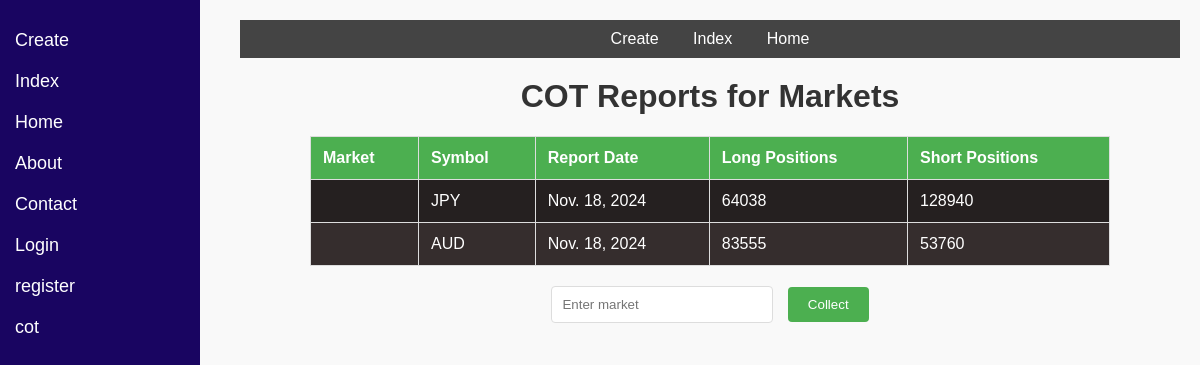
Screenshot of /cot/ with the database file from the repository.
### main/models.py (models this page shows, shortened)
class COTReport(models.Model):
    market = models.ForeignKey(Stock, on_delete=models.CASCADE)
    report_date = models.DateField()
    long_positions = models.IntegerField()
    short_positions = models.IntegerField()

class Stock(models.Model):
    name = models.CharField(max_length=100)
    symbol = models.CharField(max_length=10)

### main/views.py (the view, shortened to what this page needs)
# urls.py: path('cot/', views.view_cot, name='cot'),
def view_cot(request):
    return render(request, 'main/cot.html', {'reports': COTReport.objects.all()})

### main/templates/main/cot.html (shortened to what this page needs)
{% extends 'main/base.html' %}
{% block content %}
<h1>COT Reports for Markets</h1>
<div class="table-container">
    <table class="styled-table">
        <thead>
            <tr>
                <th>Market</th>
                <th>Symbol</th>
                <th>Report Date</th>
                <th>Long Positions</th>
                <th>Short Positions</th>
            </tr>
        </thead>
        <tbody>
            {% for report in reports %}
            <tr onclick="window.location.href='{{ report.market.id }}'">
                <td>{{ report.market.name }}</td>
                <td>{{ report.market.symbol }}</td>
                <td>{{ report.report_date }}</td>
                <td>{{ report.long_positions }}</td>
                <td>{{ report.short_positions }}</td>
            </tr>
            {% endfor %}
        </tbody>
    </table>
</div>
<div class="form-container">
    <form action="" method="post">
        <input type="text" name="market" placeholder="Enter market" class="input-field">
        <button type="submit" name="collect" value="collect" class="submit-button">Collect</button>
    </form>
</div>
{% endblock %}

### static/mystyles.css (style rules this page uses)
body { margin: 0; background-color: black; color: white; font-family: Arial, sans-serif; }
body { background-image: url('https://media.istockphoto.com/id/1262967772/vector/stockmarketconcept.jpg?s=1024x1024&w=is&k=20&c=fwwbUWBLMnqbLGltuINbJilTp5ufjGKhvlBSVVEoGF4=') }
body { font-family: Arial, sans-serif; background-color: #f9f9f9; margin: 0; padding: 0; }
h1 { text-align: center; margin-top: 20px; color: #333; }
.table-container { margin: 20px auto; width: 90%; max-width: 800px; overflow-x: auto; }
.styled-table { border-collapse: collapse; width: 100%; background-color: #352d2d; box-shadow: 0 2px 5px rgba(0, 0, 0, 0.1); }
.styled-table th, .styled-table td { text-align: left; padding: 12px; border: 1px solid #ddd; }
.styled-table thead { background-color: #4CAF50; color: #fff; }
.styled-table tbody tr:nth-child(odd) { background-color: #252020; }
.form-container { text-align: center; margin-top: 20px; }
.input-field { padding: 10px; width: 200px; border: 1px solid #ddd; border-radius: 4px; margin-right: 10px; }
.submit-button { padding: 10px 20px; border: none; background-color: #4CAF50; color: white; border-radius: 4px; cursor: pointer; }

### rows the page displays
COTReport: market.symbol "JPY", report_date "Nov. 18, 2024", long_positions "64038", short_positions "128940"
COTReport: market.symbol "AUD", report_date "Nov. 18, 2024", long_positions "83555", short_positions "53760"
